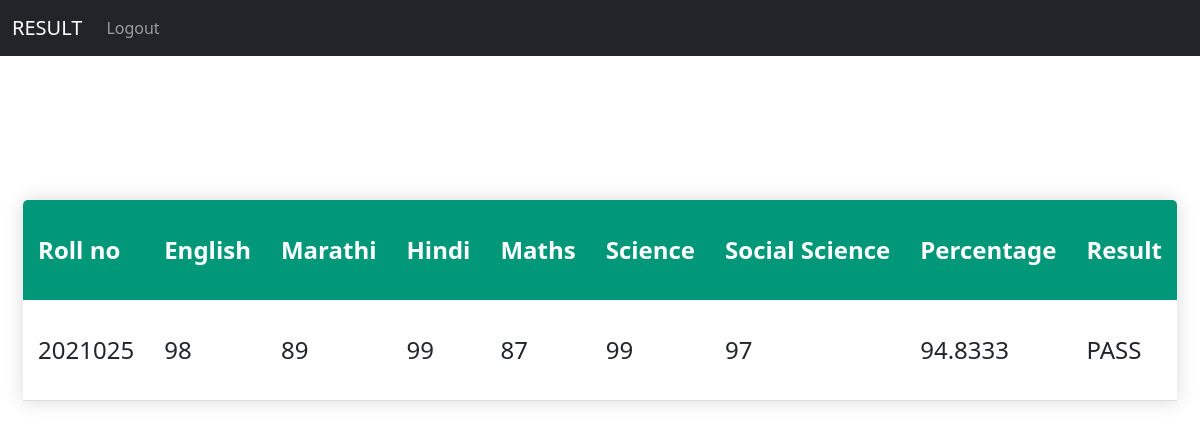
/user/studentindex.php?rollno=2021025, run on the app's committed database.
### tables this page shows
CREATE TABLE `result` (
  `id` int(11) NOT NULL,
  `rollno` int(11) NOT NULL,
  `english` int(10) NOT NULL,
  `marathi` int(10) NOT NULL,
  `hindi` int(10) NOT NULL,
  `maths` int(10) NOT NULL,
  `science` int(10) NOT NULL,
  `socialscience` int(10) NOT NULL,
  `percentage` float NOT NULL,
  `result` varchar(4) NOT NULL
);

### user/studentindex.php (the view, shortened to what this page needs)
<!DOCTYPE html>
<html>
<head>
  <link href="https://cdn.jsdelivr.net/npm/bootstrap@5.1.3/dist/css/bootstrap.min.css" rel="stylesheet">
</head>
<body>
  <nav class="navbar navbar-expand-sm bg-dark navbar-dark fixed-top">
    <div class="container-fluid">
      <a class="navbar-brand" href="#">RESULT</a>
      <div class="collapse navbar-collapse" id="collapsibleNavbar">
        <ul class="navbar-nav nav-right">
          <li class="nav-item">
            <a class="nav-link" href="login.php">Logout</a>
          </li>
        </ul>
      </div>
    </div>
  </nav>
  <?php
                include '../admin/connect.php';
                $rollno=$_GET['rollno'];
                $qry = mysqli_query($conn,"select * from result where rollno='$rollno'");
                $data = mysqli_fetch_array($qry);
                if($data==null){
                    header("location:login.php?error=No such student");
                    exit();
                }else{
                    ?>
                    <table class="content-table">
  <thead>
    <tr>
      <th>Roll no</th>
      <th>English</th>
      <th>Marathi</th>
      <th>Hindi</th>
      <th>Maths</th>
      <th>Science</th>
      <th>Social Science</th>
      <th>Percentage</th>
      <th>Result</th>
    </tr>
  </thead>
  <tbody>
    <tr>
      <td> <?php echo $data['rollno']; ?> </td>
      <td> <?php echo $data['english']; ?> </td>
      <td> <?php echo $data['marathi']; ?> </td>
      <td> <?php echo $data['hindi']; ?> </td>
      <td> <?php echo $data['maths']; ?> </td>
      <td> <?php echo $data['science']; ?> </td>
      <td> <?php echo $data['socialscience']; ?> </td>
      <td> <?php echo $data['percentage']; ?> </td>
      <td> <?php echo $data['result']; ?> </td>
    </tr>
  </tbody>
</table>
                    <?php
                }
                ?>
</body>
</html>

### user/studentindex.php (style rules this page uses)
.content-table { border-collapse: collapse; margin: 25px 0; font-size: 1.5rem; border-radius: 5px 5px 0 0; min-width: 400px; overflow: hidden; box-shadow: 0 0 20px rgba(0,0,0,0.15); margin-top: 200px; margin-left: auto; margin-right: auto; }
.content-table thead tr { background-color: #009879; color: #fff; text-align: left; height: 100px; }
.content-table th, .content-table td { padding: 12px 15px; }
.content-table tbody tr { border-bottom: 1px solid #dddddd; height: 100px; }

### data on the page
result: rollno "2021025", english "98", marathi "89", hindi "99", maths "87", science "99", socialscience "97", percentage "94.8333", result "PASS"
